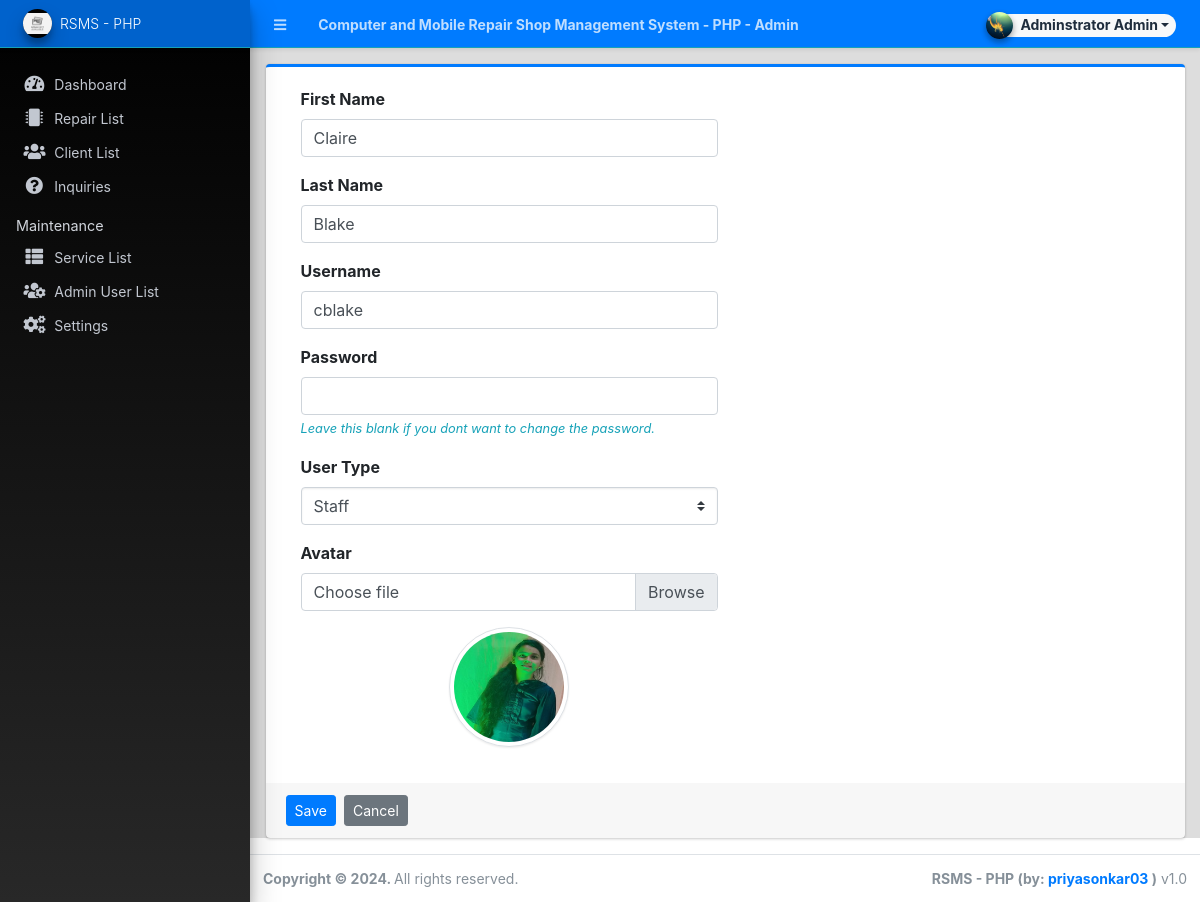
/admin/?page=user/manage_user&id=3 (signed in), run on the app's committed database.
### tables this page shows
CREATE TABLE `users` (
  `id` int(50) NOT NULL,
  `firstname` varchar(250) NOT NULL,
  `middlename` text DEFAULT NULL,
  `lastname` varchar(250) NOT NULL,
  `username` text NOT NULL,
  `password` text NOT NULL,
  `avatar` text DEFAULT NULL,
  `last_login` datetime DEFAULT NULL,
  `type` tinyint(1) NOT NULL DEFAULT 0,
  `status` int(1) NOT NULL DEFAULT 1 COMMENT '0=not verified, 1 = verified',
  `date_added` datetime NOT NULL DEFAULT current_timestamp(),
  `date_updated` datetime DEFAULT NULL ON UPDATE current_timestamp()
);

### config.php (called while the page is built, shortened)
<?php
function validate_image($file){
	if(!empty($file)){
        $ex = explode('?',$file);
        $file = $ex[0];
        $param =  isset($ex[1]) ? '?'.$ex[1]  : '';
		if(is_file(base_app.$file)){
			return base_url.$file.$param;
		}else{
			return base_url.'dist/img/no-image-available.png';
		}
	}else{
		return base_url.'dist/img/no-image-available.png';
	}
}
?>

### admin/user/manage_user.php (the view, shortened to what this page needs)
<?php
if(isset($_GET['id']) && $_GET['id'] > 0){
    $user = $conn->query("SELECT * FROM users where id ='{$_GET['id']}'");
    foreach($user->fetch_array() as $k =>$v){
        $meta[$k] = $v;
    }
}
?>
<div class="card card-outline card-primary">
	<div class="card-body">
		<div class="container-fluid">
			<form action="" id="manage-user">
				<div class="form-group col-6">
					<label for="name">First Name</label>
					<input type="text" name="firstname" id="firstname" class="form-control" value="<?php echo isset($meta['firstname']) ? $meta['firstname']: '' ?>" required>
				</div>
				<div class="form-group col-6">
					<label for="name">Last Name</label>
					<input type="text" name="lastname" id="lastname" class="form-control" value="<?php echo isset($meta['lastname']) ? $meta['lastname']: '' ?>" required>
				</div>
				<div class="form-group col-6">
					<label for="username">Username</label>
					<input type="text" name="username" id="username" class="form-control" value="<?php echo isset($meta['username']) ? $meta['username']: '' ?>" required  autocomplete="off">
				</div>
				<div class="form-group col-6">
					<label for="password">Password</label>
					<input type="password" name="password" id="password" class="form-control" value="" autocomplete="off" <?php echo isset($meta['id']) ? "": 'required' ?>>
                    <?php if(isset($_GET['id'])): ?>
					<small class="text-info"><i>Leave this blank if you dont want to change the password.</i></small>
                    <?php endif; ?>
				</div>
				<div class="form-group col-6">
					<label for="type">User Type</label>
					<select name="type" id="type" class="custom-select"  required>
						<option value="2" <?php echo isset($meta['type']) && $meta['type'] == 2 ? 'selected': '' ?>>Staff</option>
					</select>
				</div>
				<div class="form-group col-6">
					<label for="" class="control-label">Avatar</label>
					<div class="custom-file">
		              <label class="custom-file-label" for="customFile">Choose file</label>
		            </div>
				</div>
				<div class="form-group col-6 d-flex justify-content-center">
					<img src="<?php echo validate_image(isset($meta['avatar']) ? $meta['avatar'] :'') ?>" alt="" id="cimg" class="img-fluid img-thumbnail">
				</div>
			</form>
		</div>
	</div>
	<div class="card-footer">
			<div class="col-md-12">
				<div class="row">
					<button class="btn btn-sm btn-primary mr-2" form="manage-user">Save</button>
					<a class="btn btn-sm btn-secondary" href="./?page=user/list">Cancel</a>
				</div>
			</div>
		</div>
</div>

### admin/user/manage_user.php (style rules this page uses)
img#cimg { height: 15vh; width: 15vh; object-fit: cover; border-radius: 100% 100%; }

### data on the page
users: firstname "Claire", lastname "Blake", username "cblake", type "Staff", avatar (picture)

### other printed values
$_settings->info('name') "Computer and Mobile Repair Shop Management System - PHP"
$_settings->userdata('firstname').' '.$_settings->userdata('lastname') "Adminstrator Admin"
$_settings->info('short_name') "RSMS - PHP"
